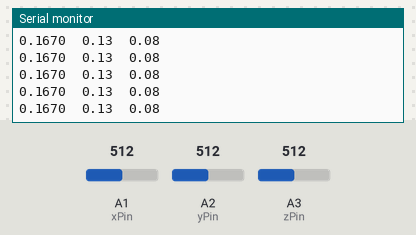
This sketch was run on a simulated Arduino Uno, built with avr-gcc and run on an emulated ATmega328P. Parts: the last lines printed to the serial monitor. Inputs (shaded band) come from the test bench; at power-on: A1 (xPin) = 512, A2 (yPin) = 512, A3 (zPin) = 512.

Above: at 1.2 s.
1.3 s: A1 (xPin) set to 614
At 1.6 s:
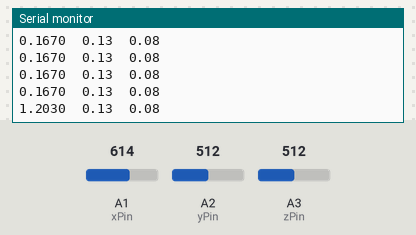
2.8 s: A2 (yPin) set to 614
At 2.82 s:
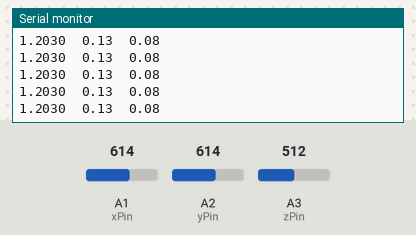
4.3 s: A3 (zPin) set to 614
At 4.46 s:
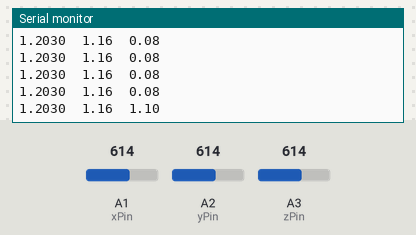
5.8 s: A1 (xPin) set to 594
At 5.9 s:
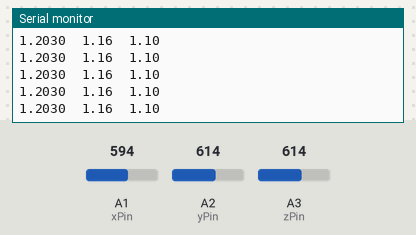
7.3 s: A2 (yPin) set to 594
At 7.33 s:
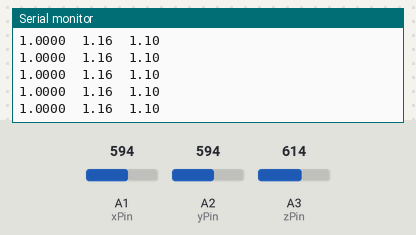
8.8 s: A3 (zPin) set to 594
At 8.97 s:
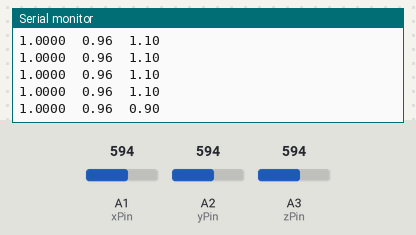
Timing chart, 0 to 11.3 s (numbered marks = the images above; inputs shaded):
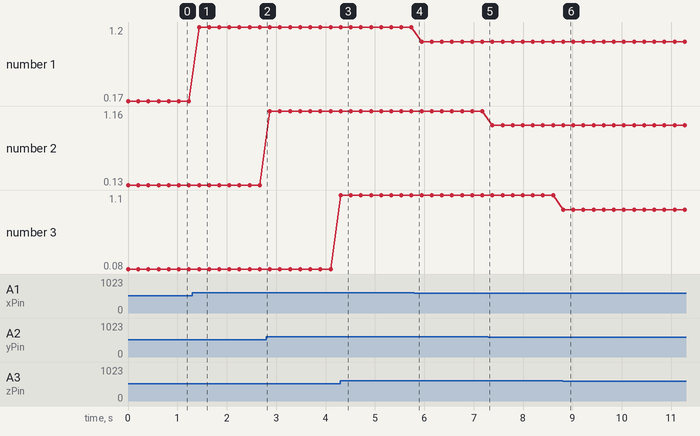

Measured:
- after the input at 1.3 s, the serial monitor: prints a new line after 0.14 s (image 1)
- after the input at 4.3 s, the serial monitor: prints a new line at once (image 3)
- after the input at 8.8 s, the serial monitor: prints a new line at once (image 6)
- plotted number 1: 0.17 → 1.2 after the input at 1.3 s, 1.2 → 1 after the input at 5.8 s
- plotted number 2: 0.13 → 1.16 after the input at 2.8 s, 1.16 → 0.96 after the input at 7.3 s
- plotted number 3: 0.08 → 1.1 after the input at 4.3 s, 1.1 → 0.9 after the input at 8.8 s

The sketch:

GY-61-accelerometer-3.ino
```cpp
/* ****************************************************************************
 * How To Interface ADXL335 Analog Accelerometer Sensor With Arduino
 * Tutorial: https://youtu.be/HrIBGJep-1o
 *
 *****************************************************************************/

//--------------------------------------------------------------
#define xPin A1
#define yPin A2
#define zPin A3
//--------------------------------------------------------------
//calibrated minimum and maximum Raw Ranges for each axis
//use calibration.ino file to get these values
//MMMMMMMMMMMMMMMMMMMMMMMMMMMMM
int xMin = 397;
int xMax = 594;
//MMMMMMMMMMMMMMMMMMMMMMMMMMMMM
int yMin = 399;
int yMax = 598;
//MMMMMMMMMMMMMMMMMMMMMMMMMMMMM
int zMin = 405;
int zMax = 604;
//MMMMMMMMMMMMMMMMMMMMMMMMMMMMM
//--------------------------------------------------------------
// Take multiple samples to reduce noise
const int samples = 10;
//--------------------------------------------------------------


void setup()
{
  //analogReference(EXTERNAL);
  Serial.begin(115200);
}


void loop()
{
  //--------------------------------------------------------------
  //Read raw values
  int xRaw=0,yRaw=0,zRaw=0;
  for(int i=0;i<samples;i++)
  {
    xRaw+=analogRead(xPin);
    yRaw+=analogRead(yPin);
    zRaw+=analogRead(zPin);
  }
  xRaw/=samples;
  yRaw/=samples;
  zRaw/=samples;
  //--------------------------------------------------------------
  //Convert raw values to 'milli-Gs"
  //Convert value of RawMin to -1000
  //Convert value of RawMax to 1000
  long xMilliG = map(xRaw, xMin, xMax, -1000, 1000);
  long yMilliG = map(yRaw, yMin, yMax, -1000, 1000);
  long zMilliG = map(zRaw, zMin, zMax, -1000, 1000);
  //--------------------------------------------------------------
  // re-scale to fractional Gs
  float x_g_value = xMilliG / 1000.0;
  float y_g_value = yMilliG / 1000.0;
  float z_g_value = zMilliG / 1000.0;
  //--------------------------------------------------------------
  //MMMMMMMMMMMMMMMMMMMMMMMMMMMMMMMMMMM
  Serial.print(x_g_value, 4);
  //Serial.print(x_g_value,2);
  //Serial.print("G");
  Serial.print("\t");
  //MMMMMMMMMMMMMMMMMMMMMMMMMMMMMMMMMMM
  Serial.print(y_g_value);
  //Serial.print(y_g_value,2);
  //Serial.print("G");
  Serial.print("\t");
  //MMMMMMMMMMMMMMMMMMMMMMMMMMMMMMMMMMM
  Serial.print(z_g_value);
  //Serial.print(z_g_value,2);
  //Serial.print("G");
  Serial.println();
  //MMMMMMMMMMMMMMMMMMMMMMMMMMMMMMMMMMM
  //--------------------------------------------------------------
  delay(200);
}
```
